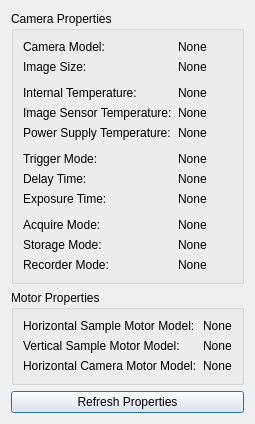
<?xml version="1.0" encoding="UTF-8"?>
<ui version="4.0">
 <class>Properties</class>
 <widget class="QDialog" name="Properties">
  <property name="geometry">
   <rect>
    <x>0</x>
    <y>0</y>
    <width>223</width>
    <height>403</height>
   </rect>
  </property>
  <property name="windowTitle">
   <string>System Properties</string>
  </property>
  <layout class="QVBoxLayout" name="verticalLayout">
   <item>
    <widget class="QGroupBox" name="groupBox_2">
     <property name="title">
      <string>Camera Properties</string>
     </property>
     <layout class="QFormLayout" name="formLayout">
      <item row="1" column="0">
       <widget class="QLabel" name="label">
        <property name="sizePolicy">
         <sizepolicy hsizetype="Preferred" vsizetype="Preferred">
          <horstretch>0</horstretch>
          <verstretch>0</verstretch>
         </sizepolicy>
        </property>
        <property name="text">
         <string>Camera Model:</string>
        </property>
       </widget>
      </item>
      <item row="1" column="1">
       <widget class="QLabel" name="label_cameraName">
        <property name="text">
         <string>None</string>
        </property>
       </widget>
      </item>
      <item row="4" column="0">
       <widget class="QLabel" name="label_4">
        <property name="text">
         <string>Internal Temperature:</string>
        </property>
       </widget>
      </item>
      <item row="4" column="1">
       <widget class="QLabel" name="label_cameraTemperature">
        <property name="text">
         <string>None</string>
        </property>
       </widget>
      </item>
      <item row="5" column="0">
       <widget class="QLabel" name="label_5">
        <property name="text">
         <string>Image Sensor Temperature:</string>
        </property>
       </widget>
      </item>
      <item row="5" column="1">
       <widget class="QLabel" name="label_sensorTemperature">
        <property name="text">
         <string>None</string>
        </property>
       </widget>
      </item>
      <item row="8" column="0">
       <widget class="QLabel" name="label_7">
        <property name="text">
         <string>Trigger Mode:</string>
        </property>
       </widget>
      </item>
      <item row="8" column="1">
       <widget class="QLabel" name="label_triggerMode">
        <property name="whatsThis">
         <string>&lt;html&gt;&lt;head/&gt;&lt;body&gt;&lt;p&gt;&lt;span style=&quot; text-decoration: underline;&quot;&gt;Autosequence&lt;/span&gt;&lt;/p&gt;&lt;p&gt;An exposure of a new image is started automatically best possible compared to the readout of an image and the current timing parameters. If a CCD is used and images are taken in a sequence, exposure and sensor readout are started simultaneously. Signals at the trigger input line are irrelevant.&lt;/p&gt;&lt;p&gt;&lt;span style=&quot; text-decoration: underline;&quot;&gt;External Exposure Start&lt;/span&gt;&lt;/p&gt;&lt;p&gt;A delay / exposure sequence is started depending on the HW signal at the trigger input line or by a force trigger command.&lt;/p&gt;&lt;p&gt;&lt;span style=&quot; text-decoration: underline;&quot;&gt;External Exposure Control&lt;/span&gt;&lt;/p&gt;&lt;p&gt;An exposure sequence is started depending on the HW signal at the trigger input line. The exposure time is defined by the pulse length of the HW signal. The delay and exposure time values defined by the set / request delay and exposure command are ineffective. In double image mode exposure time length of the first image is controlled through the HW signal, exposure time of the second image is given by the readout time of the first image.&lt;/p&gt;&lt;p&gt;...&lt;/p&gt;&lt;/body&gt;&lt;/html&gt;</string>
        </property>
        <property name="text">
         <string>None</string>
        </property>
       </widget>
      </item>
      <item row="3" column="0">
       <spacer name="verticalSpacer">
        <property name="orientation">
         <enum>Qt::Vertical</enum>
        </property>
        <property name="sizeHint" stdset="0">
         <size>
          <width>20</width>
          <height>40</height>
         </size>
        </property>
       </spacer>
      </item>
      <item row="7" column="0">
       <spacer name="verticalSpacer_2">
        <property name="orientation">
         <enum>Qt::Vertical</enum>
        </property>
        <property name="sizeHint" stdset="0">
         <size>
          <width>20</width>
          <height>40</height>
         </size>
        </property>
       </spacer>
      </item>
      <item row="6" column="0">
       <widget class="QLabel" name="label_8">
        <property name="text">
         <string>Power Supply Temperature:</string>
        </property>
       </widget>
      </item>
      <item row="6" column="1">
       <widget class="QLabel" name="label_powerTemperature">
        <property name="text">
         <string>None</string>
        </property>
       </widget>
      </item>
      <item row="9" column="0">
       <widget class="QLabel" name="label_9">
        <property name="text">
         <string>Delay Time:</string>
        </property>
       </widget>
      </item>
      <item row="9" column="1">
       <widget class="QLabel" name="label_delayTime">
        <property name="whatsThis">
         <string/>
        </property>
        <property name="text">
         <string>None</string>
        </property>
       </widget>
      </item>
      <item row="10" column="0">
       <widget class="QLabel" name="label_11">
        <property name="text">
         <string>Exposure Time:</string>
        </property>
       </widget>
      </item>
      <item row="10" column="1">
       <widget class="QLabel" name="label_exposureTime">
        <property name="text">
         <string>None</string>
        </property>
       </widget>
      </item>
      <item row="11" column="0">
       <spacer name="verticalSpacer_3">
        <property name="orientation">
         <enum>Qt::Vertical</enum>
        </property>
        <property name="sizeHint" stdset="0">
         <size>
          <width>20</width>
          <height>40</height>
         </size>
        </property>
       </spacer>
      </item>
      <item row="12" column="0">
       <widget class="QLabel" name="label_10">
        <property name="text">
         <string>Acquire Mode:</string>
        </property>
       </widget>
      </item>
      <item row="12" column="1">
       <widget class="QLabel" name="label_acquireMode">
        <property name="whatsThis">
         <string>&lt;html&gt;&lt;head/&gt;&lt;body&gt;&lt;p&gt;&lt;span style=&quot; text-decoration: underline;&quot;&gt;Auto&lt;/span&gt;&lt;/p&gt;&lt;p&gt;All images will be acquired and stored.&lt;/p&gt;&lt;p&gt;&lt;span style=&quot; text-decoration: underline;&quot;&gt;External&lt;/span&gt;&lt;/p&gt;&lt;p&gt;The external control input is a static enable signal for image acquisition. Depending on the I/O configuration a high or low level at the external input does set the acquire enable state to TRUE. If the acquire enable state is TRUE exposure triggers are accepted and images are acquired. If the acquire enable state is FALSE, all exposure triggers are ignored and no images will be acquired and stored.&lt;/p&gt;&lt;p&gt;&lt;span style=&quot; text-decoration: underline;&quot;&gt;External modulate&lt;/span&gt;&lt;/p&gt;&lt;p&gt;The external control input is a dynamic frame start signal. Depending on the I/O configuration a rising or falling edge at the input will start a single frame in modulation mode.&lt;/p&gt;&lt;/body&gt;&lt;/html&gt;</string>
        </property>
        <property name="text">
         <string>None</string>
        </property>
       </widget>
      </item>
      <item row="13" column="0">
       <widget class="QLabel" name="label_12">
        <property name="text">
         <string>Storage Mode:</string>
        </property>
       </widget>
      </item>
      <item row="13" column="1">
       <widget class="QLabel" name="label_storageMode">
        <property name="whatsThis">
         <string>&lt;html&gt;&lt;head/&gt;&lt;body&gt;&lt;p&gt;&lt;span style=&quot; text-decoration: underline;&quot;&gt;Recorder&lt;/span&gt;&lt;/p&gt;&lt;p&gt;Images are recorded and stored in the current selected segment of the camera internal memory (CamRAM).&lt;/p&gt;&lt;p&gt;&lt;span style=&quot; text-decoration: underline;&quot;&gt;FIFO buffer&lt;/span&gt;&lt;/p&gt;&lt;p&gt;Camera internal memory (CamRAM) is used as huge FIFO buffer to bypass short bottlenecks in data transmission. If buffer overflows, the oldest images are overwritten.&lt;/p&gt;&lt;/body&gt;&lt;/html&gt;</string>
        </property>
        <property name="text">
         <string>None</string>
        </property>
       </widget>
      </item>
      <item row="14" column="0">
       <widget class="QLabel" name="label_13">
        <property name="text">
         <string>Recorder Mode:</string>
        </property>
       </widget>
      </item>
      <item row="14" column="1">
       <widget class="QLabel" name="label_recorderMode">
        <property name="toolTip">
         <string>Recorder Mode only valid if Storage Mode is Recorder</string>
        </property>
        <property name="whatsThis">
         <string>&lt;html&gt;&lt;head/&gt;&lt;body&gt;&lt;p&gt;&lt;span style=&quot; text-decoration: underline;&quot;&gt;Sequence&lt;/span&gt;&lt;/p&gt;&lt;p&gt;Recording is stopped, when the last buffer in the segment is reached. No images are overwritten. Recording can be stopped by software.&lt;/p&gt;&lt;p&gt;&lt;span style=&quot; text-decoration: underline;&quot;&gt;Ring buffer&lt;/span&gt;&lt;/p&gt;&lt;p&gt;Camera records continuously into ring buffer. The oldest images are overwritten, if a buffer overflows occures due to long recording times. Recording must be stopped by software or with an stop event. The oldest image is overwritten, when the segment is full.&lt;/p&gt;&lt;/body&gt;&lt;/html&gt;</string>
        </property>
        <property name="text">
         <string>None</string>
        </property>
       </widget>
      </item>
      <item row="2" column="0">
       <widget class="QLabel" name="label_14">
        <property name="text">
         <string>Image Size:</string>
        </property>
       </widget>
      </item>
      <item row="2" column="1">
       <widget class="QLabel" name="label_imageSize">
        <property name="text">
         <string>None</string>
        </property>
       </widget>
      </item>
     </layout>
    </widget>
   </item>
   <item>
    <widget class="QGroupBox" name="groupBox_3">
     <property name="title">
      <string>Motor Properties</string>
     </property>
     <layout class="QFormLayout" name="formLayout_2">
      <item row="1" column="0">
       <widget class="QLabel" name="label_3">
        <property name="text">
         <string>Horizontal Sample Motor Model:</string>
        </property>
       </widget>
      </item>
      <item row="1" column="1">
       <widget class="QLabel" name="label_horizontalMotorName">
        <property name="text">
         <string>None</string>
        </property>
       </widget>
      </item>
      <item row="2" column="0">
       <widget class="QLabel" name="label_2">
        <property name="sizePolicy">
         <sizepolicy hsizetype="Preferred" vsizetype="Preferred">
          <horstretch>0</horstretch>
          <verstretch>0</verstretch>
         </sizepolicy>
        </property>
        <property name="text">
         <string>Vertical Sample Motor Model:</string>
        </property>
       </widget>
      </item>
      <item row="2" column="1">
       <widget class="QLabel" name="label_verticalMotorName">
        <property name="text">
         <string>None</string>
        </property>
       </widget>
      </item>
      <item row="3" column="0">
       <widget class="QLabel" name="label_6">
        <property name="text">
         <string>Horizontal Camera Motor Model:</string>
        </property>
       </widget>
      </item>
      <item row="3" column="1">
       <widget class="QLabel" name="label_cameraMotorName">
        <property name="text">
         <string>None</string>
        </property>
       </widget>
      </item>
     </layout>
    </widget>
   </item>
   <item>
    <widget class="QPushButton" name="pushButton_refresh">
     <property name="text">
      <string>Refresh Properties</string>
     </property>
    </widget>
   </item>
  </layout>
 </widget>
 <resources/>
 <connections/>
</ui>
